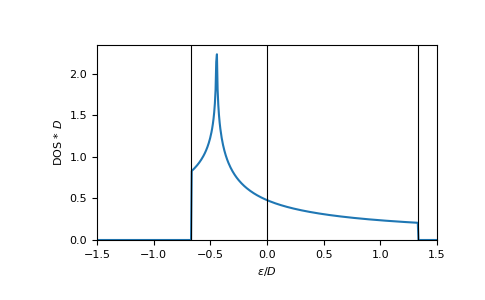

Here is the Python script that generated this plot:
eps = np.linspace(-1.5, 1.5, num=500)
dos = gt.lattice.triangular.dos(eps, half_bandwidth=1)

import matplotlib.pyplot as plt
_ = plt.plot(eps, dos)
_ = plt.axvline(-2/3, color='black', linewidth=0.8)
_ = plt.axvline(+4/3, color='black', linewidth=0.8)
_ = plt.xlabel(r"$\epsilon/D$")
_ = plt.ylabel(r"DOS * $D$")
_ = plt.axvline(0, color='black', linewidth=0.8)
_ = plt.ylim(bottom=0)
_ = plt.xlim(left=eps.min(), right=eps.max())
plt.show()
